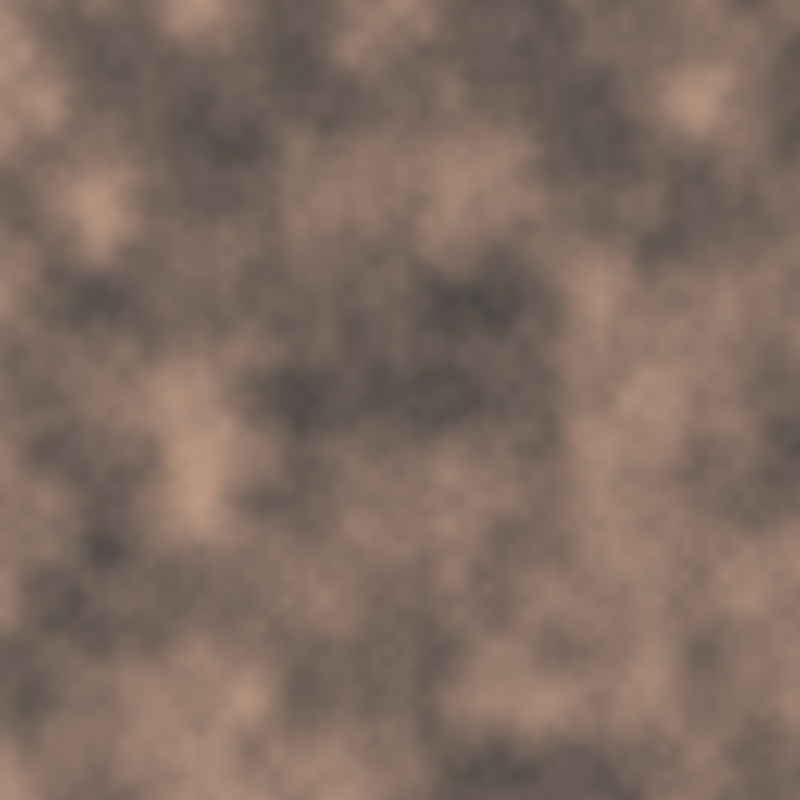
Frame 1 (no input)
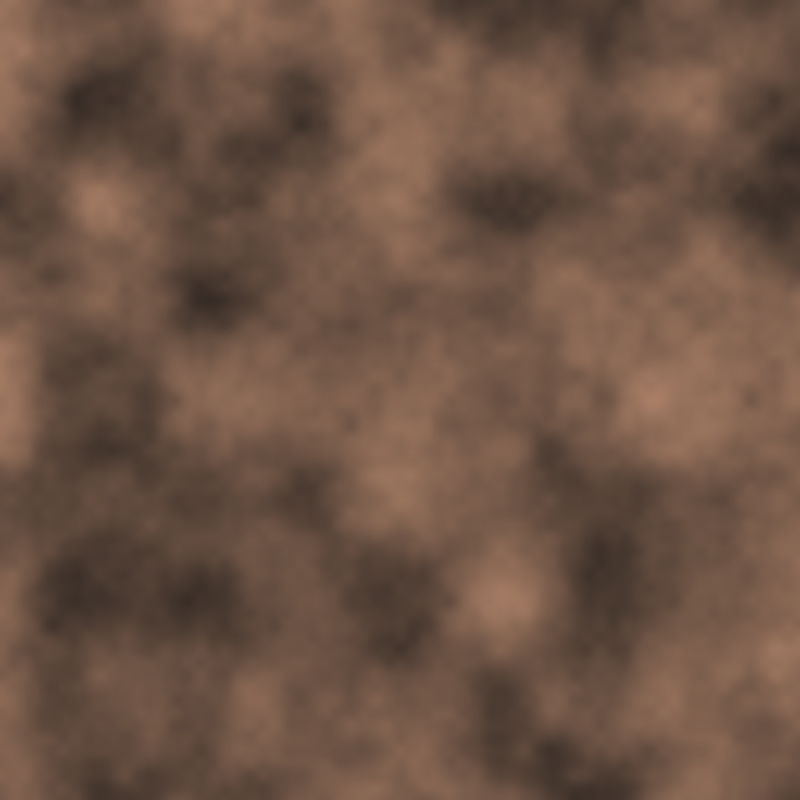
Frame 2 (the mouse pressed at the canvas centre, redrawn once)

The Processing sketch that drew these frames (run headless with seeded random() and noise(); the mouse was pressed at the canvas centre and the sketch redrawn once):

// Processing sketch: code_07_15
// ── code_07_15.pde
float xnoise = 0.0;
float ynoise = 0.0;

float inc = 0.01;

void setup(){
size(800, 800);
noLoop();
}


void draw(){
for(int y = 0; y < height; y++){
  for(int x = 0; x < width; x++){
    float r = noise(xnoise, ynoise)*215;
    float g = noise(xnoise, ynoise)*155;
    float b = noise(xnoise, ynoise)*120;
    stroke(r, g, b);
    point(x, y);
    xnoise += inc;
  }
  xnoise = 0.0;
  ynoise += inc;
  }
}
